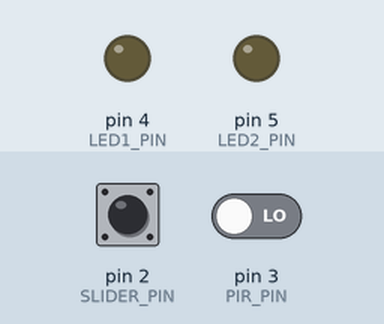
A sketch run on a simulated Arduino Nano, built with avr-gcc and run on an emulated ATmega328P. On the bench: output pins drawn as LEDs (lit = HIGH). The inputs (shaded band) are chosen by the test bench; at power-on: pin 2 (SLIDER_PIN) HIGH, pin 3 (PIR_PIN) LOW. What the sketch prints to the serial monitor is not drawn.

Above: at 1.4 s.
1.5 s: pin 2 (SLIDER_PIN) driven LOW
At 2.6 s:
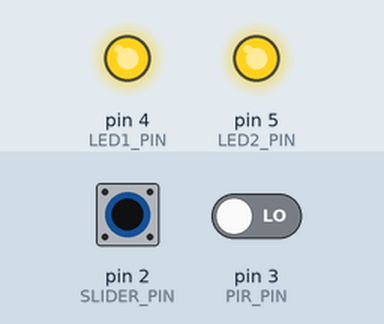
3.0 s: pin 3 (PIR_PIN) driven HIGH
4.5 s: pin 2 (SLIDER_PIN) pulsed HIGH 2 times (0.12 s each, 0.3 s apart)
Timing chart, 0 to 7.5 s (numbered marks = the images above; inputs shaded):
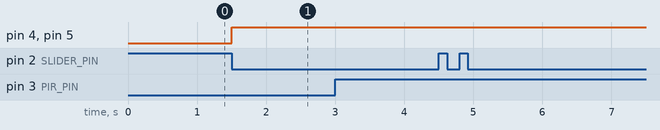

The sketch:

sketch.ino
```cpp
// Task4.1Interrupts_Wokwi.ino
// SIT210 - Task 4.1P — Handling Interrupts (Wokwi Version)
//
// SUBSTITUTIONS FOR WOKWI:
//   BH1750 replaced with photoresistor (LDR) on A0
//   PIR Motion Sensor — use the real PIR part in Wokwi (search "pir")
//   Slider switch = push button on D2
//
// CALIBRATION (from Task 3.1P):
//   LDR reading > 900 = DARK
//   LDR reading <= 900 = BRIGHT
//
// HOW PIR WORKS IN WOKWI:
//   Click the PIR sensor in the simulation to trigger a motion event
//   The OUT pin goes HIGH briefly — this fires the interrupt on D3
//
// BEHAVIOUR:
//   PIR triggers motion interrupt on D3
//     → if dark (LDR reading > 900): both LEDs ON for 60 seconds
//     → if bright (LDR reading <= 900): lights stay OFF
//   Button on D2 = manual override
//     → LEDs ON regardless of light level
//   After 60 seconds: LEDs turn OFF automatically

// ─── PIN DEFINITIONS ────────────────────────────────────────────────────────
const int PIR_PIN    = 3;   // PIR sensor OUT pin
const int SLIDER_PIN = 2;   // Push button — manual override
const int LED1_PIN   = 4;   // Porch light
const int LED2_PIN   = 5;   // Hallway light
const int LIGHT_PIN  = A0;  // LDR photoresistor (substitutes BH1750)

// ─── CALIBRATED THRESHOLD ───────────────────────────────────────────────────
const int DARK_THRESHOLD = 900;  // LDR reading above this = dark

// ─── TIMING ─────────────────────────────────────────────────────────────────
const unsigned long LIGHT_DURATION = 60000;  // 60 seconds

// ─── VOLATILE FLAGS (set inside ISRs) ───────────────────────────────────────
volatile bool motionDetected  = false;
volatile bool sliderTriggered = false;

// ─── STATE ──────────────────────────────────────────────────────────────────
bool lightsOn = false;
unsigned long lightsOnTime = 0;

// ─── SETUP ──────────────────────────────────────────────────────────────────
void setup() {
  Serial.begin(9600);
  setupPins();
  attachInterrupts();
  Serial.println("=== Interrupt System Ready ===");
  Serial.println("PIR on D3 — click PIR in Wokwi to simulate motion");
  Serial.println("Button on D2 — click button for manual override");
  Serial.println("LDR on A0  — drag slider to set light level");
  Serial.println("Reading > 900 = DARK  |  Reading <= 900 = BRIGHT");
  Serial.println("==============================");
}

// ─── MAIN LOOP ──────────────────────────────────────────────────────────────
void loop() {
  handleMotionTrigger();
  handleSliderTrigger();
  handleLightTimeout();
}

// ─── MODULE: Pin Setup ───────────────────────────────────────────────────────
void setupPins() {
  pinMode(PIR_PIN,    INPUT);         // PIR output is active HIGH — no pullup needed
  pinMode(SLIDER_PIN, INPUT_PULLUP);  // Button pulls to GND when pressed
  pinMode(LED1_PIN,   OUTPUT);
  pinMode(LED2_PIN,   OUTPUT);
  digitalWrite(LED1_PIN, LOW);
  digitalWrite(LED2_PIN, LOW);
}

// ─── MODULE: Interrupt Attachment ───────────────────────────────────────────
// PIR fires on RISING (motion detected = OUT goes HIGH)
// Button fires on FALLING (pressed = pulled to GND)
void attachInterrupts() {
  attachInterrupt(digitalPinToInterrupt(PIR_PIN),    onMotionDetected, RISING);
  attachInterrupt(digitalPinToInterrupt(SLIDER_PIN), onSliderToggled,  FALLING);
  Serial.println("Interrupts attached on D2 and D3.");
}

// ─── ISR: Motion Detected ────────────────────────────────────────────────────
// Minimal — sets flag only, no Serial or delay inside ISR
void onMotionDetected() {
  motionDetected = true;
}

// ─── ISR: Slider / Manual Override ──────────────────────────────────────────
// Minimal — sets flag only
void onSliderToggled() {
  sliderTriggered = true;
}

// ─── MODULE: Motion Trigger Handler ─────────────────────────────────────────
// Checks darkness before activating lights
void handleMotionTrigger() {
  if (motionDetected) {
    motionDetected = false;
    int lightValue = analogRead(LIGHT_PIN);
    Serial.print("Motion detected! LDR reading: " + String(lightValue));
    Serial.println(lightValue > DARK_THRESHOLD ? " (DARK)" : " (BRIGHT — too bright, lights not needed)");
    if (lightValue > DARK_THRESHOLD) {
      activateLights("PIR motion sensor");
    }
  }
}

// ─── MODULE: Slider Trigger Handler ─────────────────────────────────────────
// Manual override — bypasses darkness check
void handleSliderTrigger() {
  if (sliderTriggered) {
    sliderTriggered = false;
    Serial.println("Manual override — slider switch pressed.");
    activateLights("manual slider switch");
  }
}

// ─── MODULE: Light Activation ────────────────────────────────────────────────
void activateLights(String source) {
  if (!lightsOn) {
    digitalWrite(LED1_PIN, HIGH);
    digitalWrite(LED2_PIN, HIGH);
    lightsOn = true;
    lightsOnTime = millis();
    Serial.println(">>> Lights ON via " + source + " — turning off in 60s.");
  } else {
    Serial.println("Lights already ON — ignoring.");
  }
}

// ─── MODULE: Light Timeout ───────────────────────────────────────────────────
void handleLightTimeout() {
  if (lightsOn && (millis() - lightsOnTime >= LIGHT_DURATION)) {
    digitalWrite(LED1_PIN, LOW);
    digitalWrite(LED2_PIN, LOW);
    lightsOn = false;
    Serial.println(">>> Lights OFF — 60 second timeout.");
  }
}
```

Measured:
- after the input at 1.5 s, pin 4 (LED1_PIN), pin 5 (LED2_PIN): LOW → HIGH at once
- after the input at 3.0 s, every drawn part: stays the same
- after the input at 4.5 s, every drawn part: stays the same
